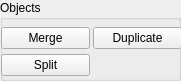
      <widget class="QGroupBox" name="groupBox">
       <property name="geometry">
        <rect>
         <x>10</x>
         <y>360</y>
         <width>181</width>
         <height>81</height>
        </rect>
       </property>
       <property name="sizePolicy">
        <sizepolicy hsizetype="Preferred" vsizetype="Fixed">
         <horstretch>0</horstretch>
         <verstretch>0</verstretch>
        </sizepolicy>
       </property>
       <property name="title">
        <string>Objects</string>
       </property>
       <widget class="QWidget" name="">
        <property name="geometry">
         <rect>
          <x>1</x>
          <y>22</y>
          <width>181</width>
          <height>61</height>
         </rect>
        </property>
        <layout class="QGridLayout" name="gridLayout_6">
         <property name="horizontalSpacing">
          <number>3</number>
         </property>
         <property name="verticalSpacing">
          <number>0</number>
         </property>
         <item row="0" column="0">
          <widget class="QPushButton" name="mergeButton">
           <property name="sizePolicy">
            <sizepolicy hsizetype="MinimumExpanding" vsizetype="Fixed">
             <horstretch>0</horstretch>
             <verstretch>0</verstretch>
            </sizepolicy>
           </property>
           <property name="toolTip">
            <string>Merge selected files into one</string>
           </property>
           <property name="text">
            <string>Merge</string>
           </property>
          </widget>
         </item>
         <item row="0" column="1">
          <widget class="QPushButton" name="duplicateButton">
           <property name="sizePolicy">
            <sizepolicy hsizetype="MinimumExpanding" vsizetype="Fixed">
             <horstretch>0</horstretch>
             <verstretch>0</verstretch>
            </sizepolicy>
           </property>
           <property name="toolTip">
            <string>Duplicate selected files</string>
           </property>
           <property name="text">
            <string>Duplicate</string>
           </property>
          </widget>
         </item>
         <item row="1" column="0">
          <widget class="QPushButton" name="splitButton">
           <property name="sizePolicy">
            <sizepolicy hsizetype="MinimumExpanding" vsizetype="Fixed">
             <horstretch>0</horstretch>
             <verstretch>0</verstretch>
            </sizepolicy>
           </property>
           <property name="toolTip">
            <string>Split selected files by shells</string>
           </property>
           <property name="text">
            <string>Split</string>
           </property>
          </widget>
         </item>
        </layout>
       </widget>
      </widget>
